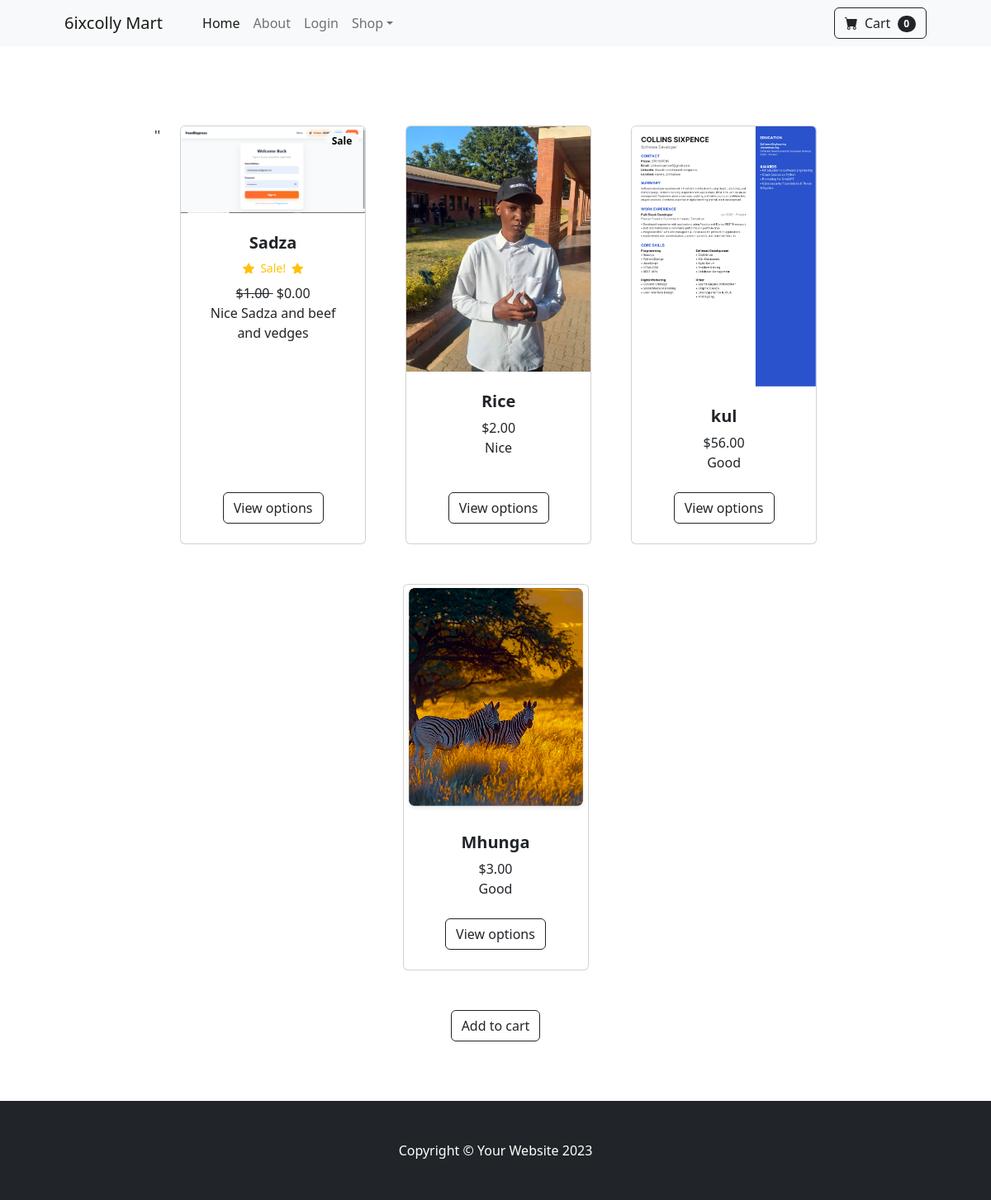
The page / on the database its author committed.
### store/models.py (models this page shows, shortened)
class Product(models.Model):
    name =  models.CharField(max_length=100)
    price = models.DecimalField(default=0 ,decimal_places=2, max_digits=6)
    category = models.ForeignKey(Category,on_delete=models.CASCADE, default=1)
    description =  models.CharField(max_length=250, default='', blank=True, null=True)
    image = models.ImageField(upload_to='uploads/product/')
    is_sale = models.BooleanField(default=False)
    sale_price = models.DecimalField(default=0,decimal_places=2,max_digits=6)

### store/views.py (the view)
# urls.py: path('', views.home, name='home'),
def home(request):
    products = Product.objects.all()
    return render(request, 'home.html',{'products':products})

### store/templates/home.html (shortened to what this page needs)
{% extends 'base.html' %}
{% load static %}
        {% block content %}
        <section class="py-5">
            <div class="container px-4 px-lg-5 mt-5">
                <div class="row gx-4 gx-lg-5 row-cols-2 row-cols-md-3 row-cols-xl-4 justify-content-center">
           ''    {% for product in products %}
               {% if product.is_sale %}
               <div class="col mb-5">
                        <div class="card h-100">
                             <div class="badge bg-light
                             text-black position-absolute"
                             style="top: 0.5rem;right: 0.5rem;">
                             Sale
                             </div>
                            <img class="card-img-top" src="{{product.image.url}}" alt="..." />
                            <div class="card-body p-4">
                                <div class="text-center">
                                    <h5 class="fw-bolder">{{ product.name}}</h5>
                                     <div class="d-flex justify-content-center small
                                     text-warning mb-2">
                                     <div class="bi-star-fill"></div>
                                     &nbsp;&nbsp;Sale!&nbsp;&nbsp;
                                     <div class="bi-star-fill"></div>
                                     </div>
                                     <strike>
                                        ${{product.price}}
                                    </strike>
                                    &nbsp;${{product.sale_price}}
                                    <br>
                                    {{product.description}}
                                </div>
                            </div>
                            <div class="card-footer p-4 pt-0 border-top-0 bg-transparent">
                                <div class="text-center"><a class="btn btn-outline-dark mt-auto" href="#">View options</a></div>
                            </div>
                        </div>
                    </div>
               {% else %}
                              <div class="col mb-5">
                        <div class="card h-100">
                            <img class="card-img-top" src="{{product.image.url}}" alt="..." />
                            <div class="card-body p-4">
                                <div class="text-center">
                                    <h5 class="fw-bolder">{{ product.name}}</h5>
                                        ${{product.price}}
                                    <br>
                                    {{product.description}}
                                </div>
                            </div>
                            <div class="card-footer p-4 pt-0 border-top-0 bg-transparent">
                                <div class="text-center"><a class="btn btn-outline-dark mt-auto" href="#">View options</a></div>
                            </div>
                        </div>
                    </div>
                    {% endif %}
                    {% endfor %}
                 </div>
                            <div class="card-footer p-4 pt-0 border-top-0 bg-transparent">
                                <div class="text-center"><a class="btn btn-outline-dark mt-auto" href="#">Add to cart</a></div>
                            </div>
                        </div>
        </section>
        {% endblock %}

### store/templates/base.html (shortened to what this page needs)
{% load static %}
<!DOCTYPE html>
<html lang="en">
    <head>
        <link href="https://cdn.jsdelivr.net/npm/bootstrap-icons@1.5.0/font/bootstrap-icons.css" rel="stylesheet" />
        <link href="{% static 'css/styles.css'%}" rel="stylesheet" />
    </head>
    <body>
        {% include 'navbar.html' %}
       {% block content %}
       {% endblock %}
        <footer class="py-5 bg-dark">
            <div class="container"><p class="m-0 text-center text-white">Copyright &copy; Your Website 2023</p></div>
        </footer>
    </body>
</html>

### store/templates/navbar.html (shortened to what this page needs)
        <nav class="navbar navbar-expand-lg navbar-light bg-light">
            <div class="container px-4 px-lg-5">
                <a class="navbar-brand" href="#!">6ixcolly Mart</a>
                <div class="collapse navbar-collapse" id="navbarSupportedContent">
                    <ul class="navbar-nav me-auto mb-2 mb-lg-0 ms-lg-4">
                        <li class="nav-item"><a class="nav-link active" aria-current="page" href="{% url 'home' %}">Home</a></li>
                    <li class="nav-item"><a class="nav-link" href="{% url 'about' %}">About</a></li>
                     {% if user.is_authenticated %}
                    <li class="nav-item"><a class="nav-link" href="{% url 'logout' %}">logout</a></li>
                     {% else %}
                    <li class="nav-item"><a class="nav-link" href="{% url 'login' %}">Login</a></li>
                     {% endif %}
                        <li class="nav-item dropdown">
                            <a class="nav-link dropdown-toggle" id="navbarDropdown" href="#" role="button" data-bs-toggle="dropdown" aria-expanded="false">Shop</a>
                        </li>
                    </ul>
                    <form class="d-flex">
                        <button class="btn btn-outline-dark" type="submit">
                            <i class="bi-cart-fill me-1"></i>
                            Cart
                            <span class="badge bg-dark text-white ms-1 rounded-pill">0</span>
                        </button>
                    </form>
                </div>
            </div>
        </nav>

### rows shown on the page
Product: image (picture), name "Sadza", price "1.00", sale_price "0.00", description "Nice Sadza and beef and vedges"
Product: image (placeholder picture), name "Rice", price "2.00", description "Nice"
Product: image (picture), name "kul", price "56.00", description "Good"
Product: image (picture), name "Mhunga", price "3.00", description "Good"
